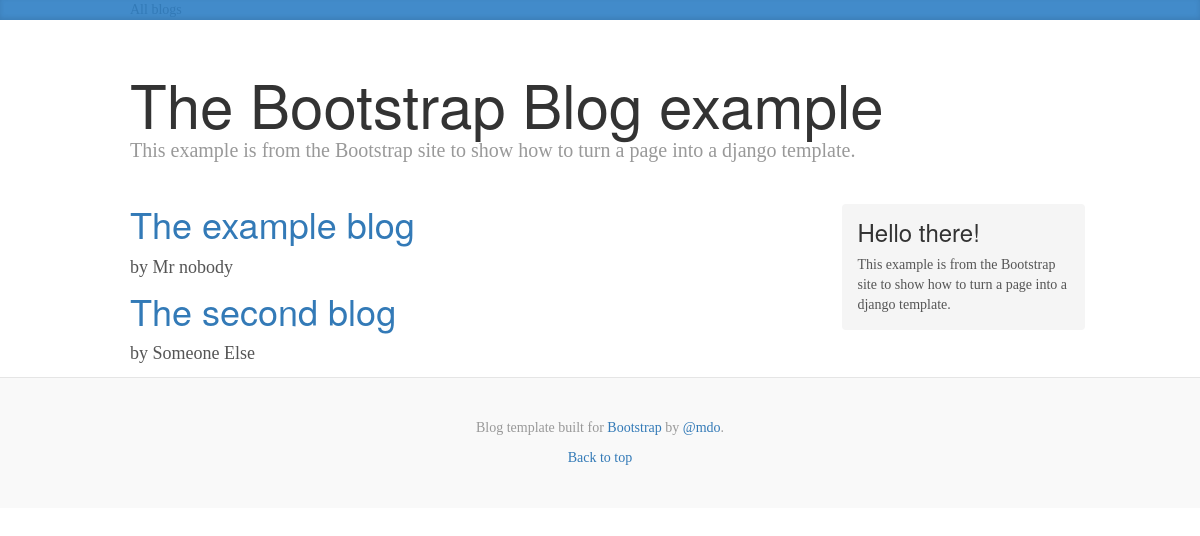
Screenshot of /blog/ with the database file from the repository.
### blog/models.py (models this page shows, shortened)
class Blog(models.Model):
    title = models.CharField(max_length=64)
    author = models.CharField(max_length=64)
    slug   = models.SlugField(max_length=50, unique=True)

### blog/views.py (the view)
def index(request):
    blogs = Blog.objects.all()
    return render(request, 'blog/index.html', {'blogs': blogs})

### blog/templates/blog/index.html (shortened to what this page needs)
{% extends "blog/main.html" %}
{% block content %}
  {% if blogs %}
    {% for blog in blogs %}
      <div>
          <h1><a href="{% url 'blog' blog.slug %}">{{ blog.title }}</a></h1>
          <p>by {{ blog.author }}</p>
      </div>
    {% endfor %}
  {% else %}
    <h2>There are no blogs yet!</h2>
  {% endif %}
{% endblock %}

### blog/templates/blog/main.html (shortened to what this page needs)
<!DOCTYPE html>
<html lang="en">
  <head>
    <link href="https://maxcdn.bootstrapcdn.com/bootstrap/3.3.7/css/bootstrap.min.css" rel="stylesheet">
    {% load static %}
    <link href="{% static "blog/blog.css" %}" rel="stylesheet">
  </head>
  <body>
    <div class="blog-masthead">
          <div class="container">
            <nav class="blog-nav">
              <a href="{% url 'index' %}">All blogs</a>
            </nav>
          </div>
    </div>
    <div class="container">
      {% block header %}
      <div class="blog-header">
        <h1 class="blog-title">The Bootstrap Blog example</h1>
        <p class="lead blog-description">This example is from the Bootstrap site to show how to turn a page into a django template.</p>
      </div>
      {% endblock%}
      <div class="row">
        <div class="col-sm-8 blog-main">
          {% block content %}{% endblock %}
        </div>
        <div class="col-sm-3 col-sm-offset-1 blog-sidebar">
          <div class="sidebar-module sidebar-module-inset">
          {% block sidebar %}
          <h3>Hello there!</h3>
          <p>This example is from the Bootstrap site to show how to turn a page into a django template.</p>
          {% endblock %}
        </div>
        </div>
      </div>
    </div>
    <footer class="blog-footer">
          <p>Blog template built for <a href="http://getbootstrap.com">Bootstrap</a> by <a href="https://twitter.com/mdo">@mdo</a>.</p>
          <p>
            <a href="#">Back to top</a>
          </p>
    </footer>
  </body>
</html>

### blog/static/blog/blog.css (style rules this page uses)
body { font-family: Georgia, "Times New Roman", Times, serif; color: #555; }
h1, .h1, h2, .h2, h3, .h3, h4, .h4, h5, .h5, h6, .h6 { margin-top: 0; font-family: "Helvetica Neue", Helvetica, Arial, sans-serif; font-weight: normal; color: #333; }
@media (min-width: 1200px) { .container { width: 970px; } }
.blog-masthead { background-color: #428bca; -webkit-box-shadow: inset 0 -2px 5px rgba(0,0,0,.1); box-shadow: inset 0 -2px 5px rgba(0,0,0,.1); }
.blog-header { padding-top: 20px; padding-bottom: 20px; }
.blog-title { margin-top: 30px; margin-bottom: 0; font-size: 60px; font-weight: normal; }
.blog-description { font-size: 20px; color: #999; }
.blog-main { font-size: 18px; line-height: 1.5; }
.sidebar-module { padding: 15px; margin: 0 -15px 15px; }
.sidebar-module-inset { padding: 15px; background-color: #f5f5f5; border-radius: 4px; }
.sidebar-module-inset p:last-child, .sidebar-module-inset ul:last-child, .sidebar-module-inset ol:last-child { margin-bottom: 0; }
.blog-footer { padding: 40px 0; color: #999; text-align: center; background-color: #f9f9f9; border-top: 1px solid #e5e5e5; }
.blog-footer p:last-child { margin-bottom: 0; }

### rows the page displays
Blog: title "The example blog", author "Mr nobody"
Blog: title "The second blog", author "Someone Else"
